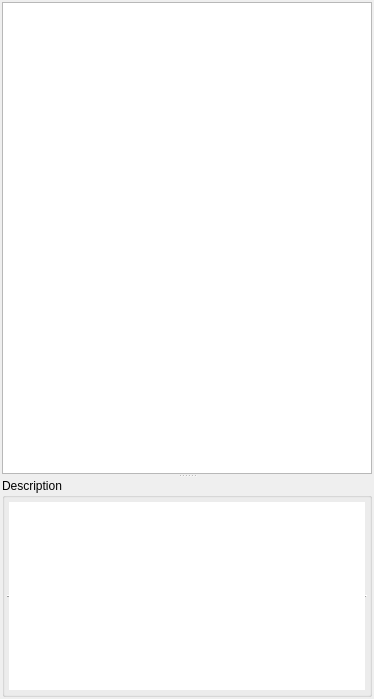
<?xml version="1.0" encoding="UTF-8"?>
<ui version="4.0">
 <class>nodeList</class>
 <widget class="QWidget" name="nodeList">
  <property name="geometry">
   <rect>
    <x>0</x>
    <y>0</y>
    <width>374</width>
    <height>699</height>
   </rect>
  </property>
  <property name="windowTitle">
   <string>Form</string>
  </property>
  <layout class="QVBoxLayout" name="verticalLayout_2">
   <property name="spacing">
    <number>2</number>
   </property>
   <property name="margin">
    <number>2</number>
   </property>
   <item>
    <widget class="QSplitter" name="splitter">
     <property name="orientation">
      <enum>Qt::Vertical</enum>
     </property>
     <property name="opaqueResize">
      <bool>true</bool>
     </property>
     <property name="childrenCollapsible">
      <bool>true</bool>
     </property>
     <widget class="NodeTreeView" name="treeView">
      <property name="sizePolicy">
       <sizepolicy hsizetype="Expanding" vsizetype="Expanding">
        <horstretch>1</horstretch>
        <verstretch>1</verstretch>
       </sizepolicy>
      </property>
      <property name="sortingEnabled">
       <bool>false</bool>
      </property>
      <attribute name="headerVisible">
       <bool>false</bool>
      </attribute>
     </widget>
     <widget class="QGroupBox" name="groupBox">
      <property name="autoFillBackground">
       <bool>true</bool>
      </property>
      <property name="title">
       <string>Description</string>
      </property>
      <property name="alignment">
       <set>Qt::AlignLeading|Qt::AlignLeft|Qt::AlignTop</set>
      </property>
      <property name="flat">
       <bool>false</bool>
      </property>
      <layout class="QVBoxLayout" name="verticalLayout">
       <property name="spacing">
        <number>0</number>
       </property>
       <property name="margin">
        <number>2</number>
       </property>
       <item>
        <widget class="QTextEdit" name="infoText">
         <property name="sizePolicy">
          <sizepolicy hsizetype="Expanding" vsizetype="Expanding">
           <horstretch>1</horstretch>
           <verstretch>1</verstretch>
          </sizepolicy>
         </property>
         <property name="frameShape">
          <enum>QFrame::HLine</enum>
         </property>
         <property name="frameShadow">
          <enum>QFrame::Raised</enum>
         </property>
         <property name="verticalScrollBarPolicy">
          <enum>Qt::ScrollBarAsNeeded</enum>
         </property>
        </widget>
       </item>
      </layout>
     </widget>
    </widget>
   </item>
  </layout>
 </widget>
 <customwidgets>
  <customwidget>
   <class>NodeTreeView</class>
   <extends>QTreeView</extends>
   <header>nodeTreeView</header>
  </customwidget>
 </customwidgets>
 <resources/>
 <connections/>
</ui>
